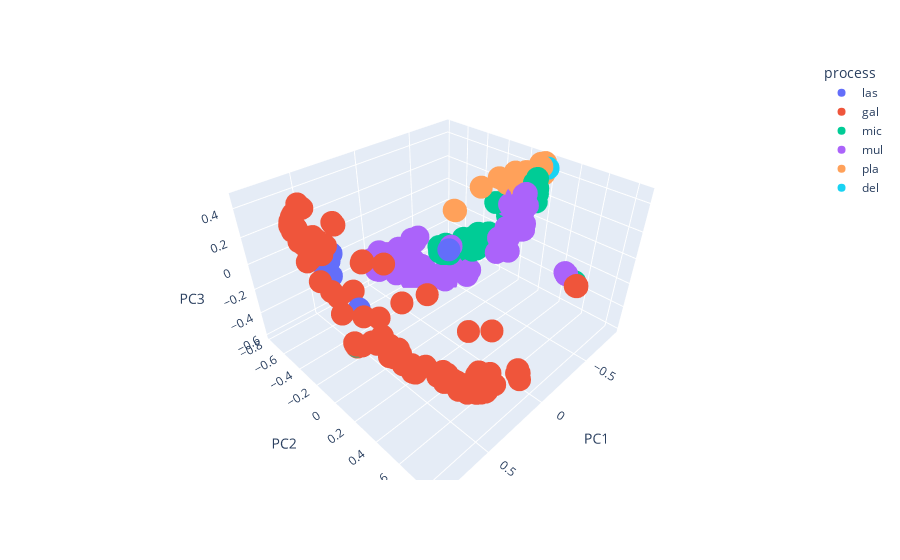

Notebook code for this chart:
### Code cell
df = df_var
hue_label = "process"
df[hue_label] = df[hue_label].astype("category")
fig = px.scatter_3d(df, x='PC1', y='PC2', z='PC3', color=hue_label)
fig.show()
